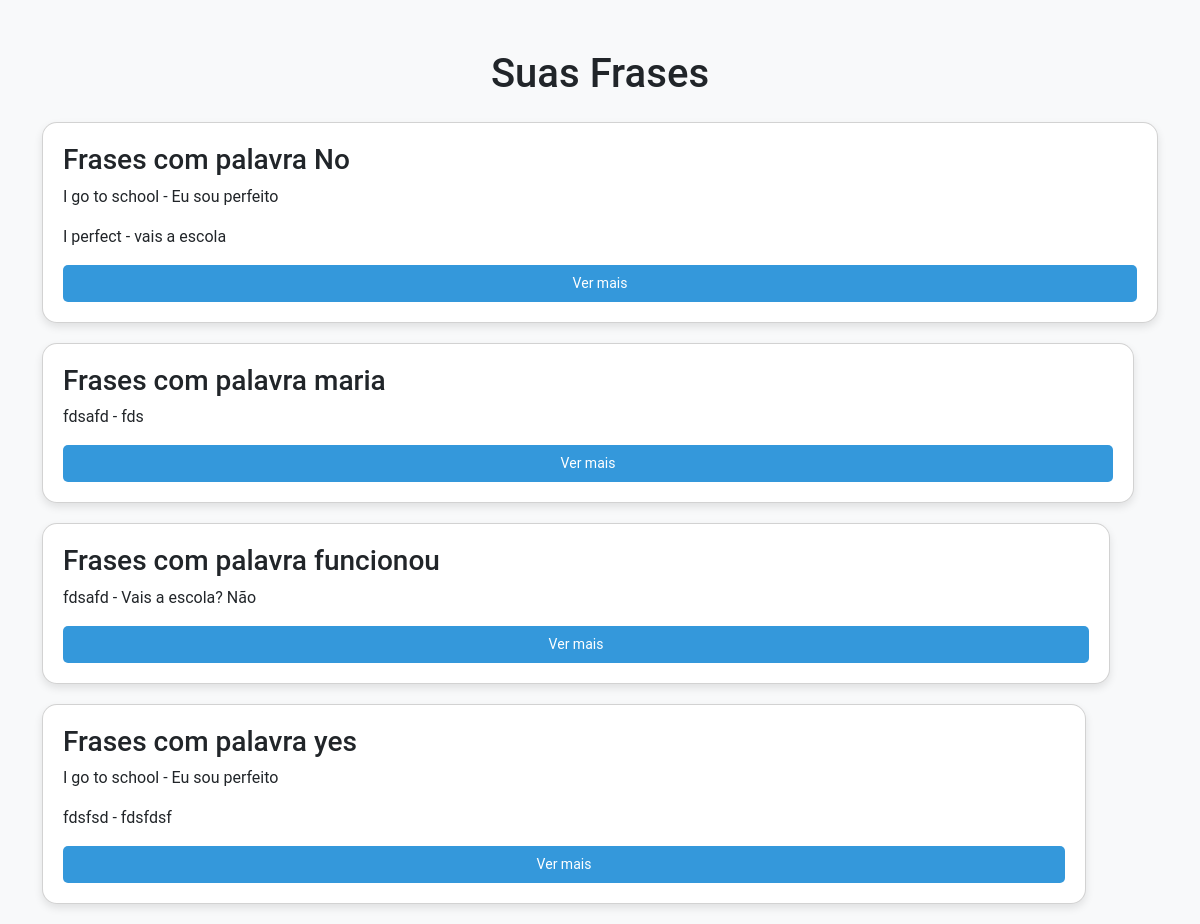
The app's page /todas_frases/ (signed in) with its own data.
### app_aprendizado_ingles/models.py (models this page shows, shortened)
class Palavra(models.Model):
    DIFICULDADE_CHOICES = [
        ('facil', 'Fácil'),
        ('medio', 'Médio'),
        ('dificil', 'Difícil'),
    ]
    usuario = models.ForeignKey(User, on_delete=models.CASCADE)
    palavra = models.CharField(max_length=100)
    traducao = models.CharField(max_length=100)
    dificuldade = models.CharField(max_length=10, choices=DIFICULDADE_CHOICES)
    palavra_aprendida = models.BooleanField(default=False)
    data_aprendizado = models.DateTimeField(auto_now_add=True)
    def __str__(self):
        return f'{self.palavra}'

class Frase(models.Model):
    DIFICULDADE_CHOICES = [
        ('facil', 'Fácil'),
        ('medio', 'Médio'),
        ('dificil', 'Difícil'),
    ]
    usuario = models.ForeignKey(User, on_delete=models.CASCADE)
    palavras = models.ForeignKey(Palavra, on_delete=models.CASCADE)
    frase = models.CharField(max_length=300)
    traducao_frase = models.CharField(max_length=400)
    dificuldade = models.CharField(max_length=10, choices=DIFICULDADE_CHOICES)
    frase_aprendida = models.BooleanField(default=False)
    data_aprendizado_f = models.DateTimeField(auto_now_add=True)

### app_aprendizado_ingles/views.py (the view)
# urls.py: path('todas_frases/', views.ver_frases, name='todas_frases'),
@login_required
def ver_frases(request):
    frases = Frase.objects.filter(usuario=request.user)
    frases_por_palavra = {}
    for frase in frases:
        if frase.palavras not in frases_por_palavra:
            frases_por_palavra[frase.palavras] = [frase]
        else:
            frases_por_palavra[frase.palavras].append(frase)
    return render(request, 'Visualizar_tudo/ver_mais_frase.html', {'frases_por_palavra': frases_por_palavra})

### app_aprendizado_ingles/templates/Visualizar_tudo/ver_mais_frase.html (shortened to what this page needs)
<!DOCTYPE html>
<html>
<head>
    <link href="https://cdn.jsdelivr.net/npm/bootstrap@5.3.0/dist/css/bootstrap.min.css" rel="stylesheet">
</head>
<body>
<div class="container">
    <h1 class="text-center mb-4">Suas Frases</h1>
    {% for palavra, frases in frases_por_palavra.items %}
        <div class="row">
            <div class="col-md-12">
                <div class="card">
                    <h3>Frases com palavra {{ palavra }}</h3>
                    {% for frase in frases %}
                        <p>{{ frase.frase }} - {{ frase.traducao_frase }}</p>
                    {% endfor %}
                    <a href="{% url 'frases_com_palavra' palavra_id=palavra.id %}" class="btn btn-vermais">Ver mais</a>
                </div>
            </div>
            {% endfor %}
        </div>
</div>
</body>
</html>

### app_aprendizado_ingles/templates/Visualizar_tudo/ver_mais_frase.html (style rules this page uses)
body { font-family: "Roboto", sans-serif; background-color: #f8f9fa; }
.container { margin-top: 50px; }
.card { background-color: #fff; border-radius: 15px; box-shadow: 0 4px 8px rgba(0, 0, 0, 0.1); padding: 20px; margin-bottom: 20px; transition: transform 0.2s; }
.btn-vermais { background-color: #3498db; color: #fff; border: none; border-radius: 5px; padding: 8px 16px; font-size: 14px; transition: background-color 0.2s; }

### records on screen
Palavra: palavra "No"
Frase: frase "I go to school", traducao_frase "Eu sou perfeito"
Frase: frase "I perfect", traducao_frase "vais a escola"
Palavra: palavra "maria"
Frase: frase "fdsafd", traducao_frase "fds"
Palavra: palavra "funcionou"
Frase: frase "fdsafd", traducao_frase "Vais a escola? Não"
Palavra: palavra "yes"
Frase: frase "I go to school", traducao_frase "Eu sou perfeito"
Frase: frase "fdsfsd", traducao_frase "fdsfdsf"
